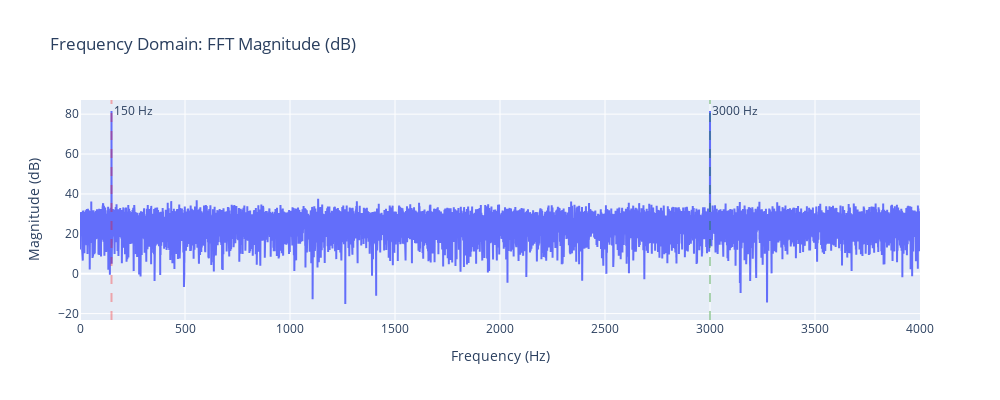

Notebook code cell kept with this figure:
### Code cell
# ============================================================================
# SECTION 3: FREQUENCY DOMAIN (FFT Intuition)
# ============================================================================
# Why: Transform time-domain samples into frequency bins to see which
#      frequencies are present in our signal.
# What we'll see: A peak at 150 Hz (low tone) and 3000 Hz (high tone).
# Key insight: Hard-to-see components in time domain pop out clearly here!
# ============================================================================

# --- The FFT Transformation ---
# How: Real FFT converts our ~16000 time samples -> ~8000 frequency bins
# Math: FFT decomposes the signal into its frequency components
# Expected: Peaks where our pure tones (150 Hz, 3000 Hz) exist
# Calculates one FFT over single audio, Which frequencies exist anywhere in this whole recording?
# global frequency snapshot

fft_spectrum = np.fft.rfft(noisy_audio)
freqs = np.fft.rfftfreq(len(noisy_audio), 1 / sample_rate)
magnitude = np.abs(fft_spectrum) #Amplitude for each frequency component

# Convert to dB scale (decibels)
# Why: dB scale compresses the dynamic range and matches human hearing perception
# Formula: dB = 20 * log10(magnitude) + small offset (1e-12) to avoid log(0)
magnitude_db = 20 * np.log10(magnitude + 1e-12)

# --- Interactive Visualization ---
# Create an interactive plot to explore the frequency spectrum
fig = go.Figure()
fig.add_trace(go.Scatter(x=freqs, y=magnitude_db, mode='lines', name='Magnitude (dB)'))

# Configure layout for clarity
fig.update_layout(
    title='Frequency Domain: FFT Magnitude (dB)',
    xaxis_title='Frequency (Hz)',
    yaxis_title='Magnitude (dB)',
    xaxis=dict(range=[0, 4000]),  # Zoom into the relevant frequency range
    width=1000,
    height=400,
)

# --- Annotate Expected Tones ---
# Visual markers to highlight where we expect peaks
# Red line: Low tone at 150 Hz (AC hum, background noise)
# Green line: High tone at 3000 Hz (bird chirp, foreground sound)
fig.add_vline(x=150, line=dict(color='red', dash='dash'), opacity=0.3, annotation_text='150 Hz', annotation_position='top right')
fig.add_vline(x=3000, line=dict(color='green', dash='dash'),  opacity=0.3, annotation_text='3000 Hz', annotation_position='top right')


fig.show()

### Figure 1 — Plotly figure (JSON) as saved in the notebook; plotly's stock layout.template omitted (floating-point values rounded to 4 significant figures; data arrays with more than 128 entries replaced by an {"elided": "..."} marker saying what was removed)
{"data": [{"mode": "lines", "name": "Magnitude (dB)", "type": "scatter", "x": {"elided": "24001 float values"}, "y": {"elided": "24001 float values"}}], "layout": {"annotations": [{"showarrow": false, "text": "150 Hz", "x": 150, "xanchor": "left", "xref": "x", "y": 1, "yanchor": "top", "yref": "y domain"}, {"showarrow": false, "text": "3000 Hz", "x": 3000, "xanchor": "left", "xref": "x", "y": 1, "yanchor": "top", "yref": "y domain"}], "height": 400, "shapes": [{"line": {"color": "red", "dash": "dash"}, "opacity": 0.3, "type": "line", "x0": 150, "x1": 150, "xref": "x", "y0": 0, "y1": 1, "yref": "y domain"}, {"line": {"color": "green", "dash": "dash"}, "opacity": 0.3, "type": "line", "x0": 3000, "x1": 3000, "xref": "x", "y0": 0, "y1": 1, "yref": "y domain"}], "title": {"text": "Frequency Domain: FFT Magnitude (dB)"}, "width": 1000, "xaxis": {"range": [0, 4000], "title": {"text": "Frequency (Hz)"}}, "yaxis": {"title": {"text": "Magnitude (dB)"}}}}
